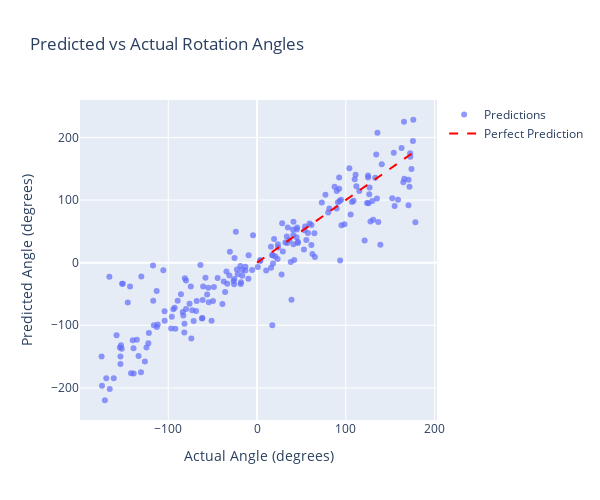

Source (notebook cell):
### Markdown cell above
### Relationship between the Predicted vs True Rotation Angle

Let's visualize how well `model_rotation_regression` was able to predict the true rotation angle.

### Code cell
# Create scatter plot of predictions vs actual
scatter_fig = go.Figure()
scatter_fig.add_trace(
    go.Scatter(
        x=y_test_rotations[:200],  # First 200 samples for clarity
        y=y_pred_angles[:200],
        mode='markers',
        name='Predictions',
        marker=dict(size=6, opacity=0.7)
    )
)

# Add perfect prediction line
max_angle = max(y_test_rotations[:200])
scatter_fig.add_trace(
    go.Scatter(
        x=[0, max_angle],
        y=[0, max_angle],
        mode='lines',
        name='Perfect Prediction',
        line=dict(dash='dash', color='red')
    )
)

scatter_fig.update_layout(
    title='Predicted vs Actual Rotation Angles',
    xaxis_title='Actual Angle (degrees)',
    yaxis_title='Predicted Angle (degrees)',
    width=600,
    height=500
)

scatter_fig.show()

### Figure 1 — Plotly figure (JSON) as saved in the notebook; plotly's stock layout.template omitted (floating-point values rounded to 4 significant figures; data arrays with more than 128 entries replaced by an {"elided": "..."} marker saying what was removed)
{"data": [{"marker": {"opacity": 0.7, "size": 6}, "mode": "markers", "name": "Predictions", "type": "scatter", "x": {"elided": "200 float values"}, "y": {"elided": "200 float values"}}, {"line": {"color": "red", "dash": "dash"}, "mode": "lines", "name": "Perfect Prediction", "type": "scatter", "x": [0, 178.4], "y": [0, 178.4]}], "layout": {"height": 500, "title": {"text": "Predicted vs Actual Rotation Angles"}, "width": 600, "xaxis": {"title": {"text": "Actual Angle (degrees)"}}, "yaxis": {"title": {"text": "Predicted Angle (degrees)"}}}}
